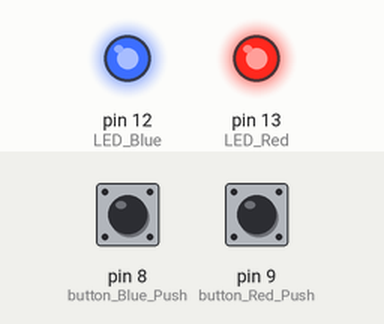
A sketch run on a simulated Arduino Uno, built with avr-gcc and run on an emulated ATmega328P. On the bench: output pins drawn as LEDs (lit = HIGH). The inputs (shaded band) are chosen by the test bench; at power-on: pin 8 (button_Blue_Push) HIGH, pin 9 (button_Red_Push) HIGH. What the sketch prints to the serial monitor is not drawn.

Above: at 1.2 s.
1.3 s: pin 8 (button_Blue_Push) pulled LOW for 0.15 s
At 1.38 s:
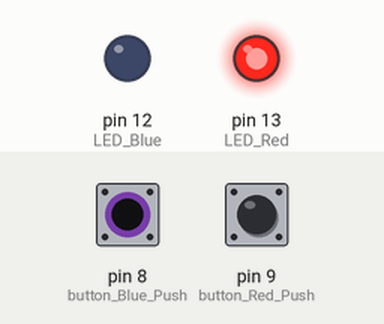
2.9 s: pin 9 (button_Red_Push) pulled LOW for 0.15 s
At 2.98 s:
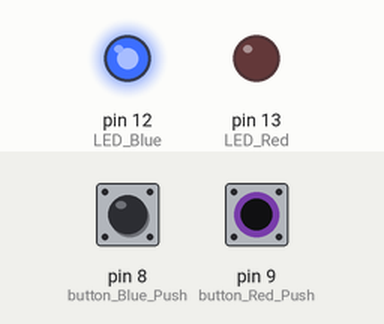
4.5 s: pin 9 (button_Red_Push) pulled LOW for 3.2 s
At 8.1 s:
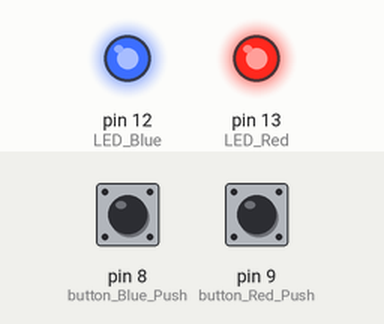
9.2 s: pin 8 (button_Blue_Push) pulled LOW for 3.2 s
At 10.6 s:
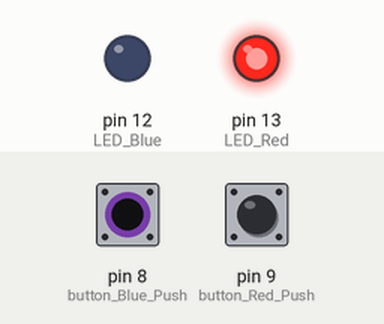
13.9 s: pin 8 (button_Blue_Push) driven LOW and pin 9 (button_Red_Push) driven LOW
At 14.2 s:
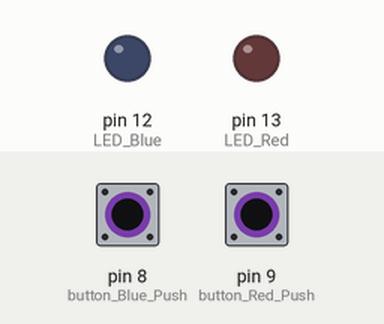
Timing chart, 0 to 16.4 s (numbered marks = the images above; inputs shaded):
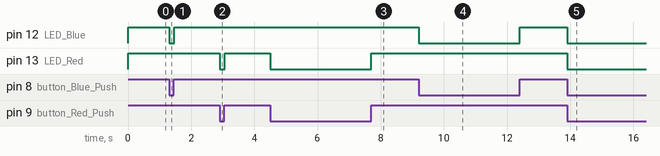

The sketch:

PushButton2_LED2.ino
```cpp
int LED_Red = 13;
int LED_Blue = 12;
int button_Red_Push = 9;
int button_Blue_Push = 8;

void setup(){
  Serial.begin(9600);
  pinMode(LED_Red, OUTPUT);
  pinMode(LED_Blue, OUTPUT);
  pinMode(button_Red_Push, INPUT_PULLUP);
  pinMode(button_Blue_Push, INPUT_PULLUP);
}

void loop(){
  int readRedValue = digitalRead(button_Red_Push);
  int readBlueValue = digitalRead(button_Blue_Push);
  Serial.println(readRedValue);
  Serial.println(readBlueValue);
  if(readRedValue == HIGH){
  	digitalWrite(LED_Red, HIGH);
  }else{
    digitalWrite(LED_Red, LOW);
  }
  if(readBlueValue == HIGH){
  	digitalWrite(LED_Blue, HIGH);
  }else{
  	digitalWrite(LED_Blue, LOW);
  }
}
```

Measured:
- after the input at 1.3 s, pin 12 (LED_Blue): HIGH → LOW at once, → HIGH 0.15 s later
- after the input at 2.9 s, pin 13 (LED_Red): HIGH → LOW at once, → HIGH 0.15 s later
- after the input at 4.5 s, pin 13 (LED_Red): HIGH → LOW at once, → HIGH 3.2 s later
- after the input at 9.2 s, pin 12 (LED_Blue): HIGH → LOW at once, → HIGH 3.2 s later
- after the input at 13.9 s, pin 12 (LED_Blue), pin 13 (LED_Red): HIGH → LOW at once
